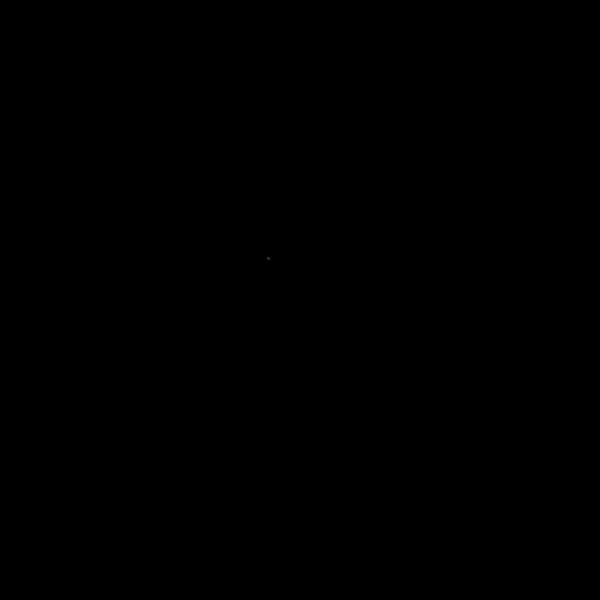
Frame 1 (no input)
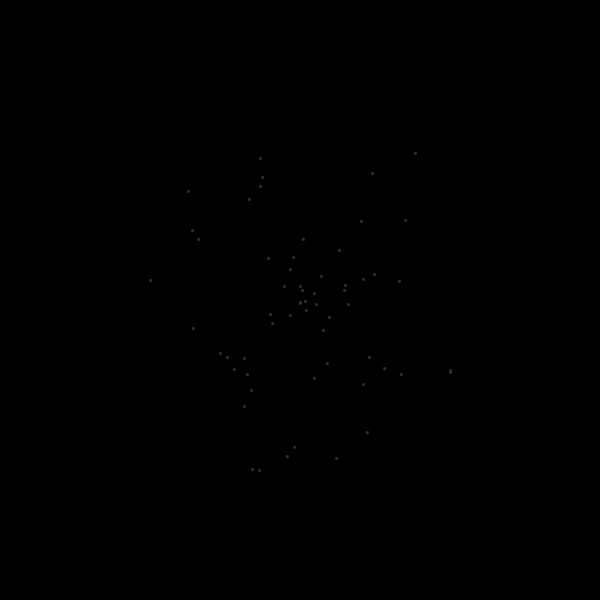
Frame 60 (the mouse pressed at the canvas centre just before this capture)
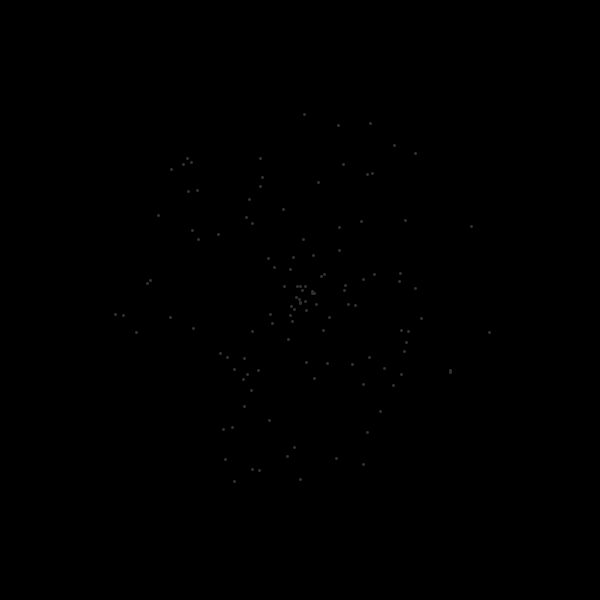
Frame 120 (the mouse held since frame 60 and released just before this capture)

The Processing sketch that drew these frames (run headless with seeded random() and noise(); from frame 60 on, the mouse is pressed at the canvas centre):

// Processing sketch: randomCurved
// ── randomCurved.pde
void setup() {
  size(600, 600);
  background(0);
  strokeWeight(3);
  stroke(50);
}

void draw() {
  translate(width/2, height/2);
  rotate(random(TWO_PI));
  float d = random(200);
  point(d, 0);
}
